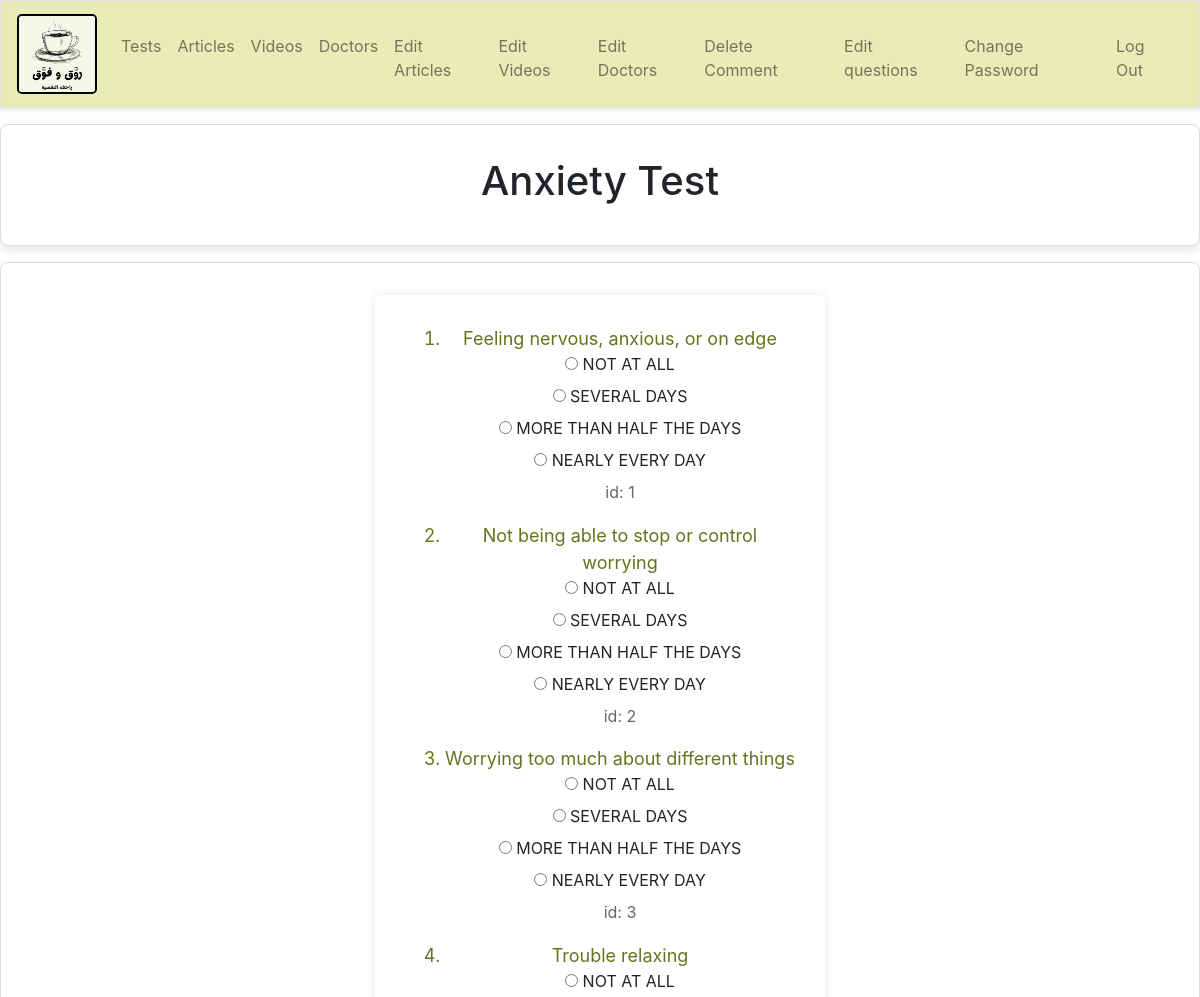
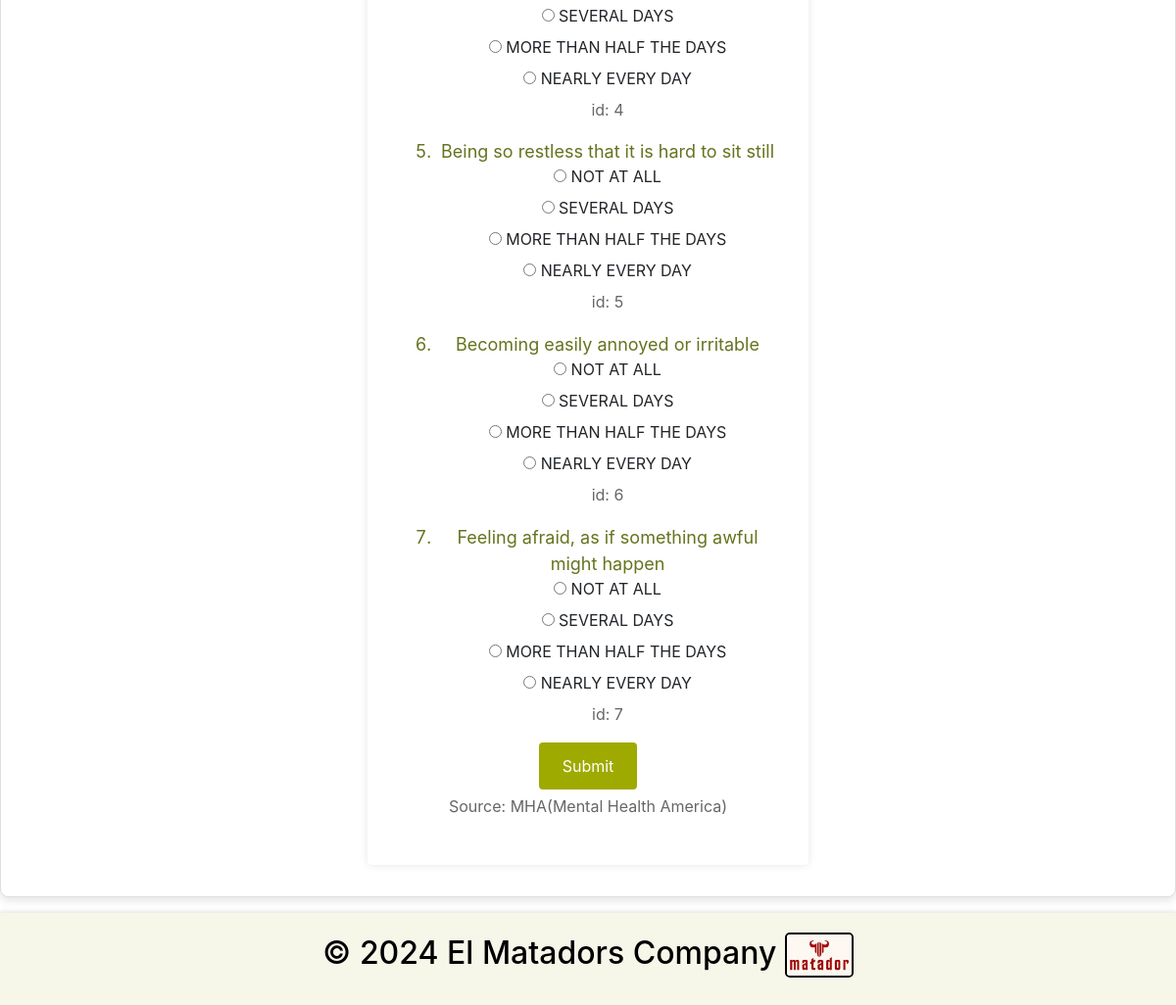
Page /tests (signed in) on the committed database (2 pictures, top to bottom).
### tables this page shows
CREATE TABLE questions (id INTEGER, question TEXT NOT NULL, test_no INTEGER NOT NULL, PRIMARY KEY(id));

### app.py (the view)
@app.route("/tests", methods=["POST", "GET"])
@login_required
def tests():
    if request.method == "POST":
        questions = db.execute("SELECT * FROM questions")
        result = 0
        user_id = session["user_id"]
        for i in questions:
            result += int(request.form.get(str(i["id"])))
        if result == 0 and result <= 4:
            db.execute("UPDATE users SET status= ? Where id = ?", "Minimal Anxiety", user_id)
        elif result >= 5 and result <= 9:
            db.execute("UPDATE users SET status= ? Where id = ?", "Mild Anxiety", user_id)
        elif result >= 10 and result <= 14:
           db.execute("UPDATE users SET status= ? Where id = ?", "Moderate Anxiety", user_id)
        elif result >= 15 and result <= 21:
            db.execute("UPDATE users SET status= ? Where id = ?", "Severe Anxiety (we recommend a doctor)", user_id)
        return redirect("/")
    else:
        all_questions = db.execute("SELECT * FROM questions")
        return render_template("tests.html", all_questions=all_questions)

### app.py (called while the page is built)
@app.after_request
def after_request(response):
    response.headers["Cache-Control"] = "no-cache, no-store, must-revalidate"
    response.headers["Expires"] = 0
    response.headers["Pragma"] = "no-cache"
    return response

### helpers.py (called while the page is built)
def login_required(f):
    @wraps(f)
    def decorated_function(*args, **kwargs):
        if session.get("user_id") is None:
            return redirect("/login")
        return f(*args, **kwargs)
    return decorated_function

### templates/tests.html (shortened to what this page needs)
{% extends "layout.html" %}
{% block main %}
<section>
    <h1>Anxiety Test</h1>
</section>
<section>
    <div style="display: flex; justify-content: center; align-items: left;">
        <form action="/tests" method="post">
                <div class="form-group" style="align-items: left;">
                    <ol>
                        {% for i in all_questions %}
                            <li style="font-size: large;color: #66731e; ">{{i["question"]}}</li>
                            <input type="radio" id="0{{i['id']}}" name="{{i['id']}}" value="0" required>
                            <label for="0{{i['id']}}">NOT AT ALL</label><br>
                            <input type="radio" id="1{{i['id']}}" name="{{i['id']}}" value="1" required>
                            <label for="1{{i['id']}}">SEVERAL DAYS</label><br>
                            <input type="radio" id="2{{i['id']}}" name="{{i['id']}}" value="2" required>
                            <label for="2{{i['id']}}">MORE THAN HALF THE DAYS</label><br>
                            <input type="radio" id="3{{i['id']}}" name="{{i['id']}}" value="3" required>
                            <label for="3{{i['id']}}">NEARLY EVERY DAY</label><br>
                            {% if session.user_id == 1 %}
                                <p>
                                    id: {{ i["id"] }}
                                </p>
                            {% endif %}
                        {% endfor %}
                    </ol>
                </div>
            <button class="btn btn-primary" type="submit">Submit</button>
            <p style="margin-top: 5px">Source: MHA(Mental Health America)</p>
        </form>
    </div>
</section>
{% endblock %}

### static/styles.css (style rules this page uses)
body { height: 100vh; }
button[type="submit"] { background-color: #9faa00; color: white; padding: 0.75em 1.5em; border: none; border-radius: 4px; cursor: pointer; font-size: 1em; }
section { margin: 1em 0; padding: 2em; background-color: #ffffff; border: 1px solid #ddd; border-radius: 8px; box-shadow: 0 4px 8px rgba(0, 0, 0, 0.1); }
section p { line-height: 1.6; color: #666; }
form { background-color: white; padding: 30px; border-radius: 5px; box-shadow: 0 0 10px rgba(0, 0, 0, 0.1); width: 450px; }
.form-group { margin-bottom: 20px; }

### rows in the picture
questions: question "Feeling nervous, anxious, or on edge", id "1"
questions: question "Not being able to stop or control worrying", id "2"
questions: question "Worrying too much about different things", id "3"
questions: question "Trouble relaxing", id "4"
questions: question "Being so restless that it is hard to sit still", id "5"
questions: question "Becoming easily annoyed or irritable", id "6"
questions: question "Feeling afraid, as if something awful might happen", id "7"
